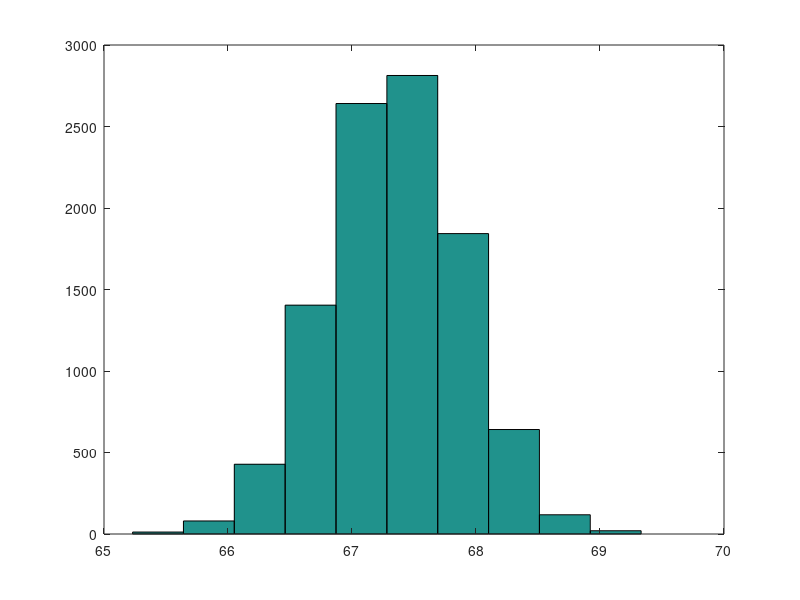

Here is the MATLAB script that generated this plot:
nDays=90;                   %number of days to the expiry of the option
dt=1/365;                   %time discretization in years
T=nDays*dt;                 %time in years to the expiry of the option
S0=20;                      %initial stock price
K=25;                       %strike price of the option
r=4.4127;                     %risk free interest rate
expTerm=r*dt;
sigma=0.057;                  %volatility
sddev=sigma*sqrt(dt);       %
nTrials=10000;              %number of times to perform the simulation
value=0;
for j=1:nTrials
    n=rand(1, nDays);       %1x90 vector of random numbers
    S=S0;
    for i=1:nDays
        dS=S*(expTerm+sddev*n(i));
        S=S+dS;
    end
    S90(j)=S;
    value=value+max(S-K, 0);
end
value=value/nTrials
price=exp(-r*T)*value
hist(S90)